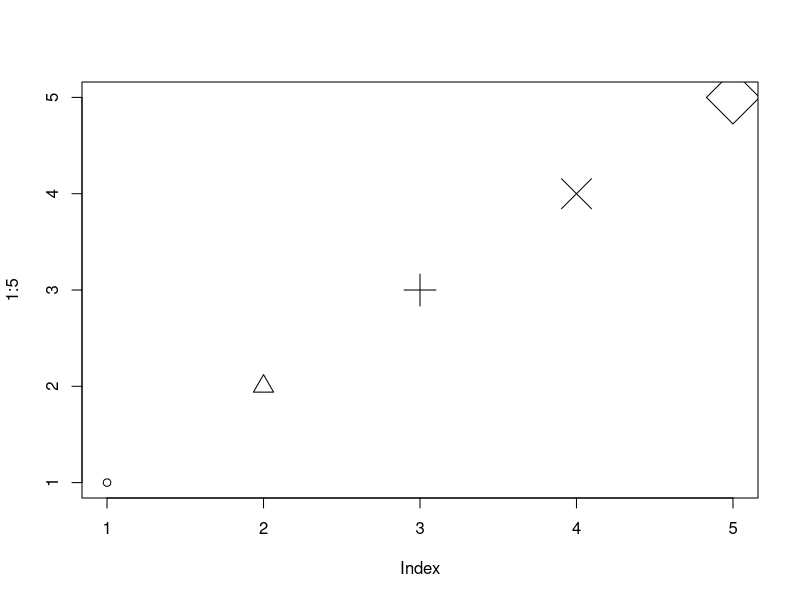
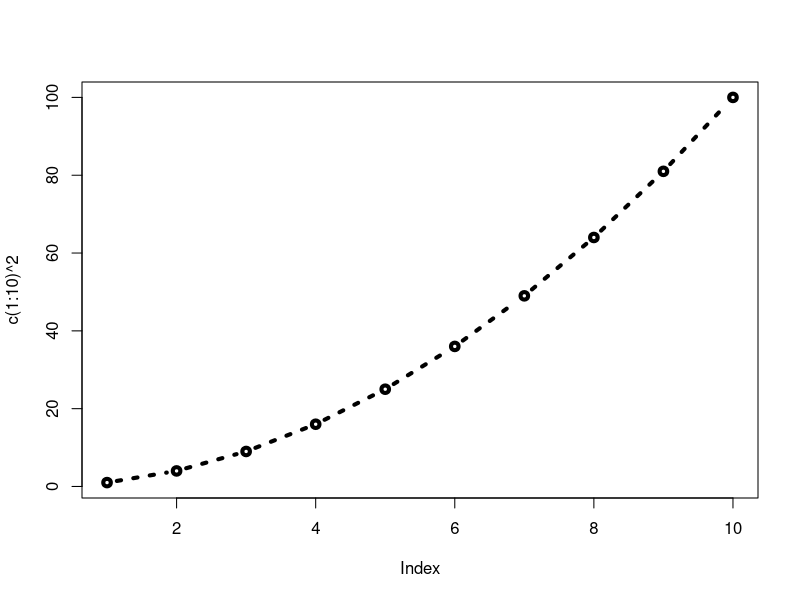
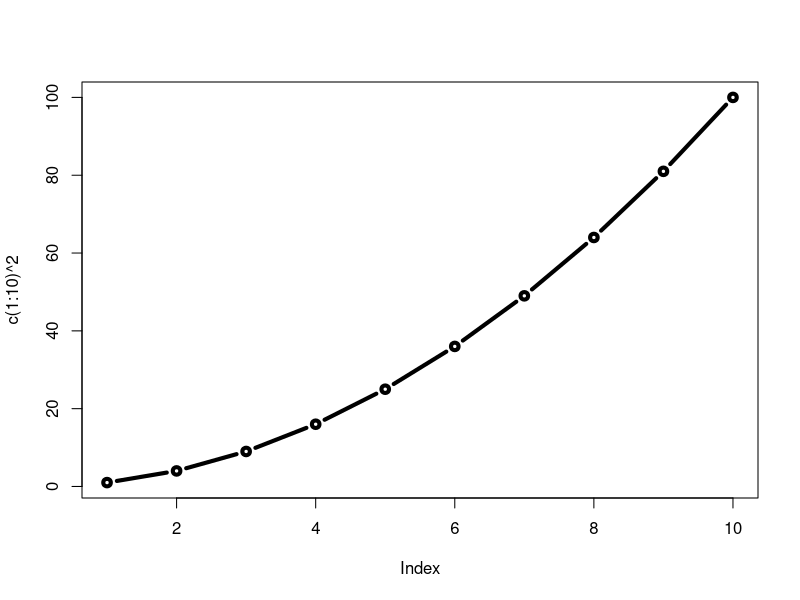
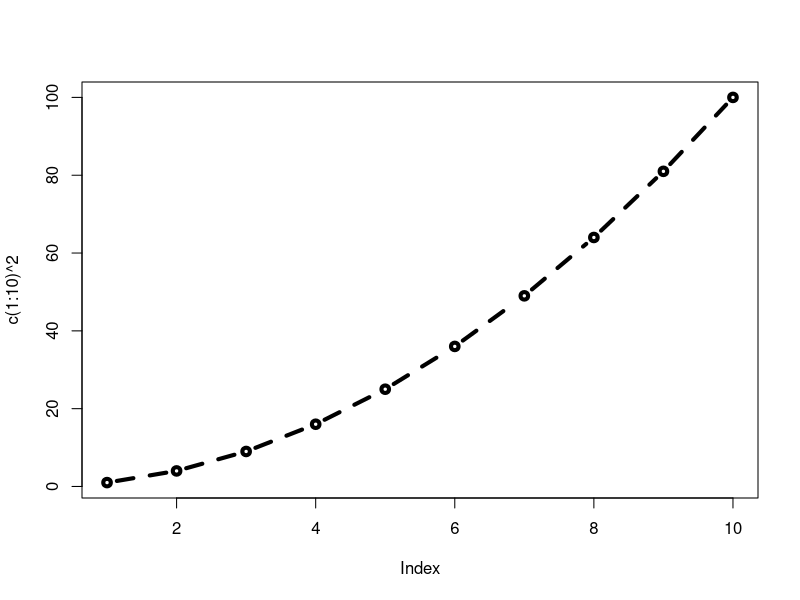
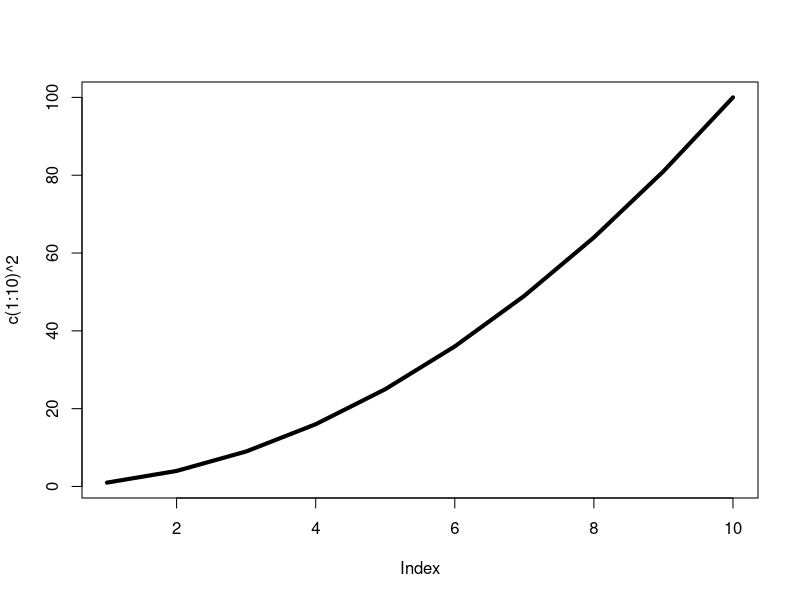
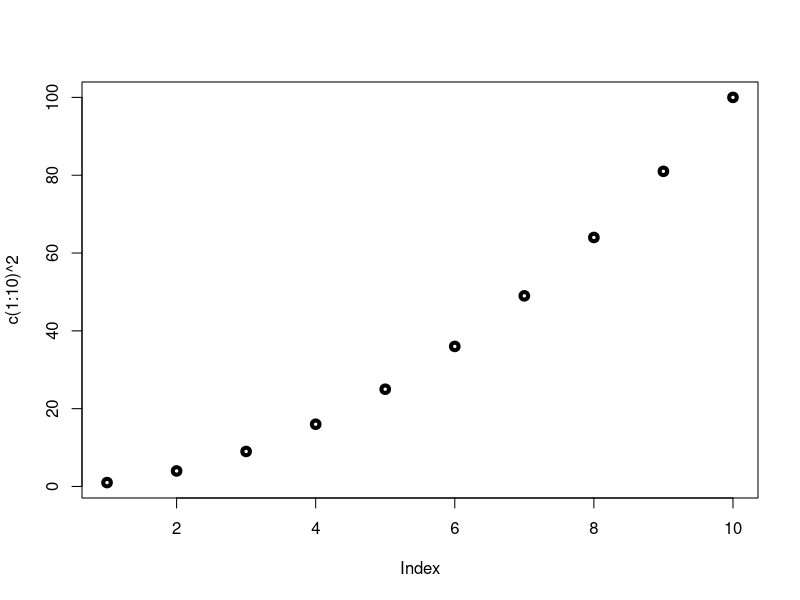
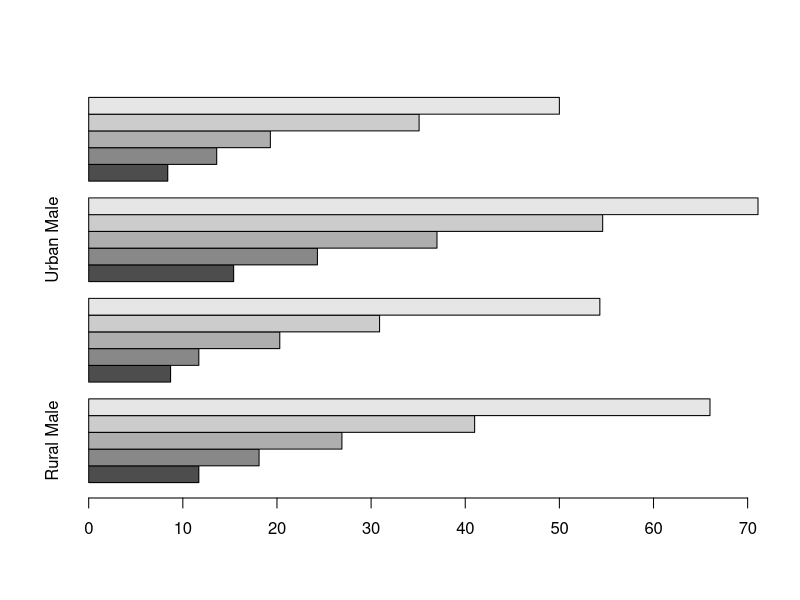

Source code (R) for these figures, in order:
plot(1:5,pch=1:5,cex=1:5)

plot( c(1:10)^2, typ="b", lwd=4, lty=3 ) 
plot( c(1:10)^2, typ="b", lwd=4, lty=1 ) 
plot( c(1:10)^2, typ="b", lwd=4, lty=2 ) 
plot( c(1:10)^2, typ="l", lwd=4, lty=1 ) 
plot( c(1:10)^2, typ="p", lwd=4, lty=1 ) 

barplot(VADeaths, beside = TRUE,  horiz=TRUE)


old.par <- par()$mar
par(mar=c(4,11,2,1))
par(mar=old.par)

par( mar=c(2, 10, 10, 1) ) 
 

par( mar=c(2, 10, 1, 1) )
